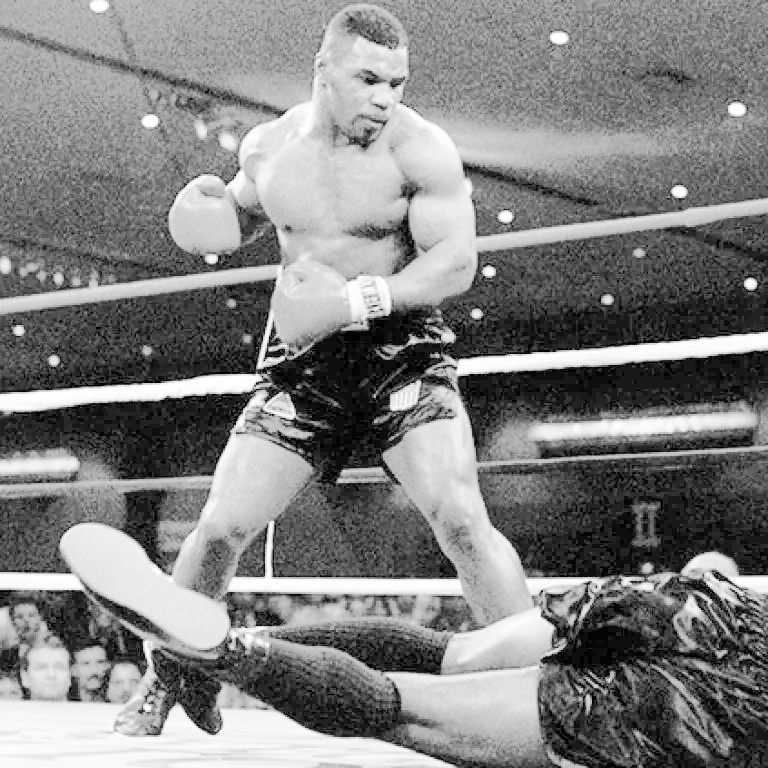
#> input picture Week2/equalized_image.jpg, 768 x 768 px, found by its file name
$ python lab2q2.py
#> lines starting #> are read from the running program, lines starting #| are printed output that depends on the picture
import cv2
import numpy as np
import matplotlib.pyplot as plt


def compute_histogram(image):
    """Compute histogram of an image."""
    hist = cv2.calcHist([image], [0], None, [256], [0, 256])
    return hist


def compute_cdf(hist):
    """Compute cumulative distribution function (CDF) from histogram."""
    cdf = hist.cumsum()
    cdf_normalized = cdf / cdf[-1]  # Normalize to [0, 1]
    return cdf_normalized


def histogram_matching(source, reference):
    """Perform histogram matching to match the source image to the reference histogram."""
    # Compute histograms and CDFs
    src_hist = compute_histogram(source)
    ref_hist = compute_histogram(reference)

    src_cdf = compute_cdf(src_hist)
    ref_cdf = compute_cdf(ref_hist)

    # Create a mapping of pixel values from source to reference
    mapping = np.zeros(256)
    src_idx = 0
    for ref_idx in range(256):
        while src_cdf[src_idx] < ref_cdf[ref_idx] and src_idx < 255:
            src_idx += 1
        mapping[ref_idx] = src_idx

    # Apply the mapping to the source image
    matched_image = mapping[source.astype('uint8')]
    return matched_image.astype('uint8')


# Load the images
input_image_path = '/home/Student/220962036/CVLab/Week2/equalized_image.jpg'  # Replace with your input image path
reference_image_path = '/home/Student/220962036/CVLab/Week2/4c37d6d0-f3dc-11e9-87ad-fce8e65242a6_image_hires_190248.jpg'  # Replace with your reference image path

input_image = cv2.imread(input_image_path, cv2.IMREAD_GRAYSCALE)
#> input_image is the input picture: shape (768, 768); min 0, max 255, mean 128.9
reference_image = cv2.imread(reference_image_path, cv2.IMREAD_GRAYSCALE)
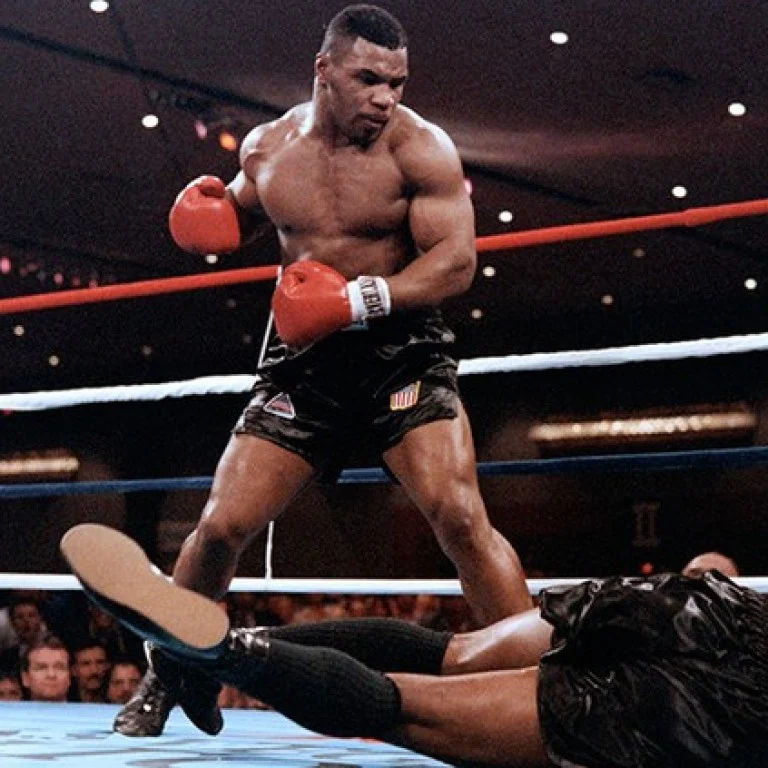
#> input picture Week2/4c37d6d0-f3dc-11e9-87ad-fce8e65242a6_image_hires_190248.jpg, 768 x 768 px, found by its file name
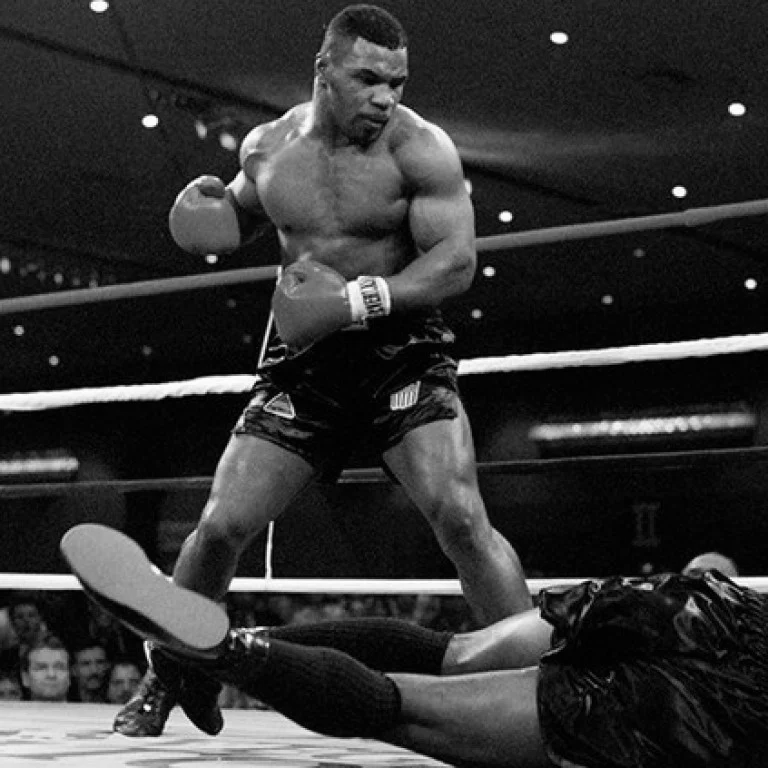
#> reference_image: shape (768, 768); min 0, max 255, mean 50.1

# Check if the images were loaded correctly
if input_image is None or reference_image is None:
    raise ValueError("One or both images not found or unable to load.")

# Perform histogram specification
matched_image = histogram_matching(input_image, reference_image)
#> in compute_histogram, `hist = cv2.calcHist([image], [0], None, [256], [0, 256])`: hist = 256 values, max 9155 at index 25, min 69 at index 19, mean 2304
#> in histogram_matching, `src_hist = compute_histogram(source)`: src_hist has the same summary as hist in compute_histogram
#> in histogram_matching, `ref_hist = compute_histogram(reference)`: ref_hist = 256 values, max 25579 at index 4, min 48 at index 255, mean 2304
#> in compute_cdf, `cdf = hist.cumsum()`: cdf = 256 values from 2413 to 589824
#> in compute_cdf, `cdf_normalized = cdf / cdf[-1]`: cdf_normalized = 256 values from 0.00409 to 1
#> in histogram_matching, `ref_cdf = compute_cdf(ref_hist)`: ref_cdf = 256 values from 0.00306 to 1
#> in histogram_matching, `matched_image = mapping[source.astype('uint8')]`:
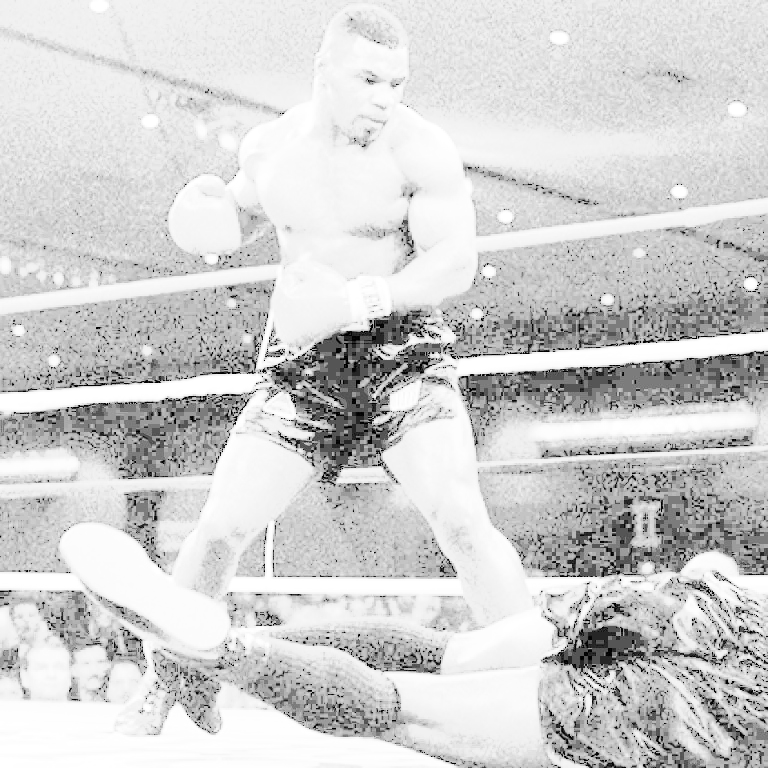
#> matched_image: shape (768, 768) float64; min 0, max 255, mean 208.3

# Save the result
output_image_path = 'matched_image.jpg'
cv2.imwrite(output_image_path, matched_image)

# Display the images using matplotlib
plt.figure(figsize=(15, 10))

plt.subplot(1, 3, 1)
plt.title('Input Image')
plt.imshow(input_image, cmap='gray')
plt.axis('off')

plt.subplot(1, 3, 2)
plt.title('Reference Image')
plt.imshow(reference_image, cmap='gray')
plt.axis('off')

plt.subplot(1, 3, 3)
plt.title('Matched Image')
plt.imshow(matched_image, cmap='gray')
plt.axis('off')

plt.show()
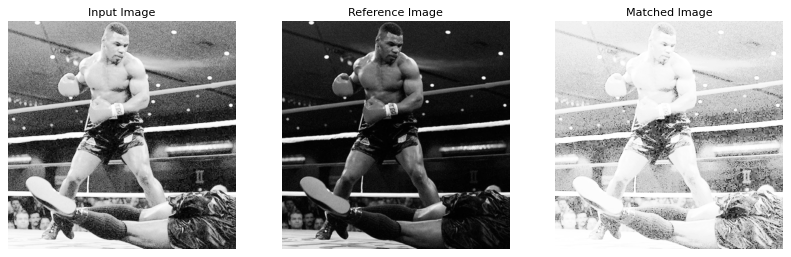
#> figure drawn by matplotlib, 3 panels
